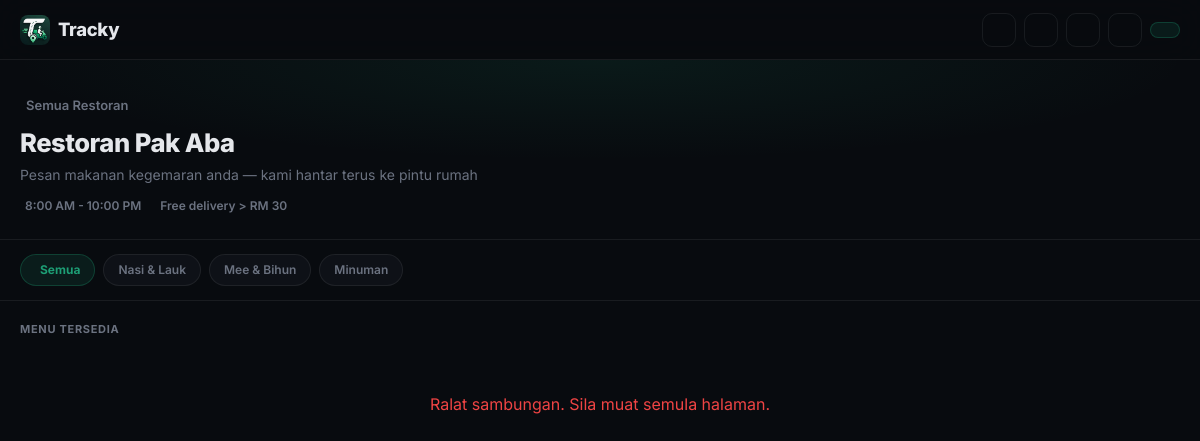
The page /customer/customer_menu.php?restaurant=1 on the database its author committed.
### tables this page shows
CREATE TABLE restaurants (
  id INT AUTO_INCREMENT PRIMARY KEY,
  name VARCHAR(100) NOT NULL DEFAULT 'Restoran Tracky',
  slug VARCHAR(80) UNIQUE,
  address TEXT,
  phone VARCHAR(20),
  email VARCHAR(100),
  logo VARCHAR(255),
  cover_image VARCHAR(255),
  accent_color VARCHAR(20) NOT NULL DEFAULT '#1D9E75',
  delivery_fee DECIMAL(10,2) DEFAULT 5.00,
  free_delivery_min DECIMAL(10,2) DEFAULT 30.00,
  operating_hours VARCHAR(100) DEFAULT '8:00 AM - 10:00 PM',
  is_open TINYINT DEFAULT 1,
  is_active TINYINT NOT NULL DEFAULT 1,
  created_at TIMESTAMP DEFAULT CURRENT_TIMESTAMP
);

CREATE TABLE categories (
  id INT AUTO_INCREMENT PRIMARY KEY,
  restaurant_id INT NULL,
  name VARCHAR(100) NOT NULL,
  description TEXT,
  is_active TINYINT DEFAULT 1,
  sort_order INT DEFAULT 0,
  INDEX idx_categories_restaurant (restaurant_id),
  FOREIGN KEY (restaurant_id) REFERENCES restaurants(id)
);

### includes/functions.php (called while the page is built, shortened)
<?php
function asset(string $rel): string
{
    $rel = ltrim($rel, '/');
    $fs = dirname(__DIR__) . '/' . $rel;
    $v = is_file($fs) ? filemtime($fs) : 1;
    return '/tracky/' . $rel . '?v=' . $v;
}
function e(?string $value): string
{
    return htmlspecialchars($value ?? '', ENT_QUOTES, 'UTF-8');
}
function getRestaurant(mysqli $conn, ?int $id = null): ?array
{
    if ($id !== null && $id > 0) {
        $stmt = mysqli_prepare($conn, 'SELECT * FROM restaurants WHERE id = ? LIMIT 1');
        mysqli_stmt_bind_param($stmt, 'i', $id);
        mysqli_stmt_execute($stmt);
        $row = mysqli_fetch_assoc(mysqli_stmt_get_result($stmt));
        return $row ?: null;
    }
    $res = mysqli_query($conn, 'SELECT * FROM restaurants ORDER BY id ASC LIMIT 1');
    return $res ? mysqli_fetch_assoc($res) : null;
}

### customer/customer_menu.php (the view, shortened to what this page needs)
<?php
require_once __DIR__ . '/../includes/db.php';
require_once __DIR__ . '/../includes/functions.php';
$req_rid = (int) ($_GET['restaurant'] ?? 0);
$active_rid = custRestaurantId();
if ($req_rid > 0) {
    $restaurant = getRestaurant($conn, $req_rid);
    $active_rid = $req_rid;
}
$categories = mysqli_query($conn, "SELECT * FROM categories WHERE is_active = 1 AND restaurant_id = $active_rid ORDER BY sort_order");
?>
<!DOCTYPE html>
<html lang="ms">
<head>
  <link href="https://cdn.jsdelivr.net/npm/bootstrap@5.3.0/dist/css/bootstrap.min.css" rel="stylesheet">
  <link href="https://cdn.jsdelivr.net/npm/@tabler/icons-webfont@3.44.0/dist/tabler-icons.min.css" rel="stylesheet">
  <link href="<?= asset('assets/css/customer.css') ?>" rel="stylesheet">
</head>
<body>
<nav class="customer-navbar">
  <a class="customer-brand" href="/tracky/" title="Laman Utama Tracky">
    <img src="/tracky/assets/img/icon.png" alt="Tracky" class="brand-img"> Tracky
  </a>
  <div class="customer-nav-actions">
    <a href="/tracky/" class="nav-icon-btn" title="Laman Utama"><i class="ti ti-home"></i></a>
    <a href="/tracky/customer/customer_restaurants.php" class="nav-icon-btn" title="Tukar restoran"><i class="ti ti-building-store"></i></a>
    <a href="/tracky/customer/customer_track.php" class="nav-icon-btn" title="Track pesanan"><i class="ti ti-map-pin"></i></a>
    <button class="customer-theme-btn" id="themeToggle" onclick="toggleTheme()"><i class="ti ti-sun" id="themeIcon"></i></button>
    <a href="/tracky/customer/customer_cart.php" class="nav-cart-btn">
    </a>
  </div>
</nav>
<div class="hero-banner">
  <a href="/tracky/customer/customer_restaurants.php" class="hero-back"><i class="ti ti-arrow-left"></i> Semua Restoran</a>
  <h1 class="hero-title"><?= e($restaurant['name'] ?? 'Tracky') ?></h1>
  <p class="hero-sub">Pesan makanan kegemaran anda — kami hantar terus ke pintu rumah</p>
  <div class="hero-meta">
    <span><i class="ti ti-clock"></i> <?= e($restaurant['operating_hours'] ?? '8:00 AM - 10:00 PM') ?></span>
    <span><i class="ti ti-truck"></i> Free delivery &gt; RM <?= number_format((float)($restaurant['free_delivery_min'] ?? 30), 0) ?></span>
  </div>
</div>
<div class="category-scroll">
  <button type="button" class="category-pill active" data-cat="all"><i class="ti ti-layout-grid"></i> Semua</button>
  <?php while ($cat = mysqli_fetch_assoc($categories)): ?>
  <button type="button" class="category-pill" data-cat="<?= (int)$cat['id'] ?>"><?= e($cat['name']) ?></button>
  <?php endwhile; ?>
</div>
<div class="menu-section">
  <div class="menu-section-title">Menu Tersedia</div>
  <div class="menu-grid" id="menu-grid">
  </div>
</div>
</body>
</html>

### assets/css/customer.css (style rules this page uses)
:root { --green: #1D9E75; --green-dim: rgba(29,158,117,0.12); --green-border: rgba(29,158,117,0.28); --bg: #080B0F; --bg2: #0E1117; --bg3: #141820; --border: rgba(255,255,255,0.07); --text: #E5E7EB; --text-2: #CBD5E1; --muted: #6B7280; --shadow: 0 1px 6px rgba(0,0,0,0.35), 0 4px 20px rgba(0,0,0,0.2); --radius: 16px; }
* { box-sizing: border-box; }
body { font-family: 'Inter', sans-serif; background: var(--bg); color: var(--text); min-height: 100vh; transition: background 0.3s, color 0.3s; }
.customer-navbar { background: rgba(8,11,15,0.88); backdrop-filter: blur(20px); -webkit-backdrop-filter: blur(20px); border-bottom: 1px solid var(--border); padding: 0 20px; height: 60px; display: flex; align-items: center; justify-content: space-between; gap: 12px; position: sticky; top: 0; z-index: 100; transition: background 0.3s; }
.customer-brand { font-weight: 800; font-size: 1.15rem; color: var(--text); letter-spacing: -0.3px; text-decoration: none; display: flex; align-items: center; gap: 8px; flex-shrink: 0; }
.customer-brand .brand-img { width: 30px; height: 30px; border-radius: 8px; object-fit: cover; }
.customer-nav-actions { display: flex; align-items: center; gap: 8px; }
.customer-theme-btn { width: 34px; height: 34px; background: transparent; border: 1.5px solid var(--border); border-radius: 10px; display: flex; align-items: center; justify-content: center; cursor: pointer; color: var(--muted); font-size: 1rem; transition: all 0.2s; flex-shrink: 0; }
.nav-icon-btn { width: 34px; height: 34px; background: transparent; border: 1.5px solid var(--border); border-radius: 10px; display: flex; align-items: center; justify-content: center; color: var(--muted); font-size: 1.1rem; text-decoration: none; transition: all 0.2s; flex-shrink: 0; }
.nav-cart-btn { display: flex; align-items: center; gap: 6px; padding: 7px 14px; background: var(--green-dim); border: 1.5px solid var(--green-border); border-radius: 100px; color: var(--green); font-size: 13px; font-weight: 700; text-decoration: none; transition: all 0.2s; flex-shrink: 0; }
.hero-back { display: inline-flex; align-items: center; gap: 6px; font-size: 13px; font-weight: 600; color: var(--muted); text-decoration: none; margin-bottom: 12px; transition: color 0.2s, transform 0.2s; }
.hero-banner { padding: 28px 20px 24px; border-bottom: 1px solid var(--border); position: relative; overflow: hidden; }
.hero-banner::before { content: ''; position: absolute; inset: 0; pointer-events: none; background: radial-gradient(ellipse 70% 80% at 50% 0%, rgba(29,158,117,0.10) 0%, transparent 70%); }
.hero-title { font-size: 1.6rem; font-weight: 800; letter-spacing: -0.5px; color: var(--text); margin-bottom: 6px; line-height: 1.2; }
.hero-sub { color: var(--muted); font-size: 0.875rem; margin-bottom: 12px; }
.hero-meta { display: flex; gap: 14px; flex-wrap: wrap; font-size: 12px; font-weight: 600; color: var(--muted); }
.hero-meta span { display: flex; align-items: center; gap: 5px; }
.category-scroll { display: flex; gap: 8px; overflow-x: auto; padding: 14px 20px; scrollbar-width: none; border-bottom: 1px solid var(--border); }
.category-pill { display: flex; align-items: center; gap: 5px; padding: 6px 14px; border-radius: 100px; font-size: 12px; font-weight: 600; white-space: nowrap; cursor: pointer; transition: all 0.2s; background: var(--bg2); border: 1.5px solid var(--border); color: var(--muted); font-family: 'Inter', sans-serif; }
.category-pill.active { background: var(--green-dim); border-color: var(--green-border); color: var(--green); font-weight: 700; }
.menu-section { padding: 20px; }
.menu-section-title { font-size: 11px; font-weight: 700; letter-spacing: 0.7px; text-transform: uppercase; color: var(--muted); margin-bottom: 14px; }
.menu-grid { display: grid; grid-template-columns: repeat(auto-fill, minmax(158px, 1fr)); gap: 12px; }
h1,h2,h3,h4,h5,h6 { color: var(--text); }
p { color: var(--text-2); }
@media (min-width: 768px) { .menu-grid { grid-template-columns: repeat(auto-fill, minmax(180px, 1fr)); } }

### rows shown on the page
restaurants: name "Restoran Pak Aba", operating_hours "8:00 AM - 10:00 PM", free_delivery_min "30"
categories: name "Nasi & Lauk"
categories: name "Mee & Bihun"
categories: name "Minuman"
